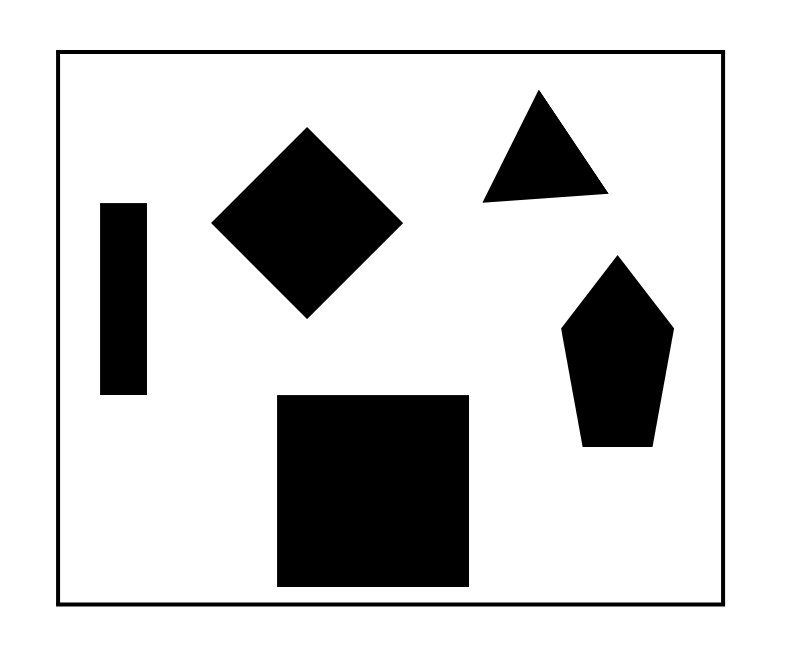
#> input picture Images/S1.png, 792 x 665 px, found by its file name
$ python Convex_D_Final.py
#> lines starting #> are read from the running program, lines starting #| are printed output that depends on the picture; after the words box and inside, x2 and y2 are one past the last pixel; in counts of white or black regions, pixels touching at a corner belong together
import cv2
import numpy as np
import matplotlib.pyplot as plt
from shapely.geometry import Polygon, MultiPolygon, LineString
from shapely.ops import triangulate, unary_union, polygonize
import triangle as tr
import math

def read_image(image_path):
    image = cv2.imread(image_path)
    if image is None:
        raise FileNotFoundError("Error: Image not found!")
    return image

def find_contours(image):
    gray = cv2.cvtColor(image, cv2.COLOR_BGR2GRAY)
    edges = cv2.Canny(gray, 50, 150)
    contours, hierarchy = cv2.findContours(
        edges, cv2.RETR_TREE, cv2.CHAIN_APPROX_SIMPLE
    )
    if not contours or hierarchy is None:
        raise ValueError("No contours found!")
    return contours, hierarchy

def get_largest_contour(contours, hierarchy):
    max_area = 0
    map_boundary = None
    map_boundary_index = None
    for i, contour in enumerate(contours):
        if hierarchy[0][i][3] == -1:
            area = cv2.contourArea(contour)
            if area > max_area:
                max_area = area
                map_boundary = contour
                map_boundary_index = i
    if map_boundary is None:
        raise ValueError("Map boundary not found!")
    return map_boundary, map_boundary_index

def approximate_contour(contour, epsilon_factor=0.005):
    epsilon = epsilon_factor * cv2.arcLength(contour, True)
    approx = cv2.approxPolyDP(contour, epsilon, True)
    return [tuple(pt[0]) for pt in approx]

def sort_vertices_clockwise(vertices):
    centroid = np.mean(vertices, axis=0)
    return sorted(
        vertices, key=lambda v: np.arctan2(v[1] - centroid[1], v[0] - centroid[0])
    )

def is_descendant(contour_index, ancestor_index, hierarchy):
    parent_index = hierarchy[0][contour_index][3]
    while parent_index != -1:
        if parent_index == ancestor_index:
            return True
        parent_index = hierarchy[0][parent_index][3]
    return False

def remove_duplicate_vertices(vertices, threshold=10):
    if not vertices:
        return []

    cleaned_vertices = [vertices[0]]
    for vertex in vertices[1:]:
        last = cleaned_vertices[-1]
        distance = math.hypot(vertex[0] - last[0], vertex[1] - last[1])
        if distance >= threshold:
            cleaned_vertices.append(vertex)
        else:
            cleaned_vertices[-1] = vertex

    if len(cleaned_vertices) > 1:
        first = cleaned_vertices[0]
        last = cleaned_vertices[-1]
        distance = math.hypot(first[0] - last[0], first[1] - last[1])
        if distance < threshold:
            cleaned_vertices.pop()

    return cleaned_vertices

def detect_obstacles(
    contours, hierarchy, map_boundary_index, map_boundary_area, vertices_dict
):
    obstacle_areas = []
    obstacle_count = 1
    for i, contour in enumerate(contours):
        if i == map_boundary_index:
            continue
        if is_descendant(i, map_boundary_index, hierarchy):
            area = cv2.contourArea(contour)
            if abs(area - map_boundary_area) < 20000:
                continue
            if any(abs(area - stored_area) < 1000 for stored_area in obstacle_areas):
                continue
            obstacle_areas.append(area)
            obstacle_vertices = approximate_contour(contour)
            obstacle_vertices = sort_vertices_clockwise(obstacle_vertices)
            obstacle_vertices = remove_duplicate_vertices(obstacle_vertices, threshold=10)
            if len(obstacle_vertices) < 3:
                print(f"Warning: Obstacle {obstacle_count} has less than 3 vertices after cleaning and will be skipped.")
                continue
            vertices_dict[f"Obstacle {obstacle_count}"] = obstacle_vertices
            obstacle_count += 1
    return vertices_dict

def classify_vertex_convexity(vertices):
    n = len(vertices)
    classifications = []
    for i in range(n):
        prev = np.array(vertices[(i - 1) % n])
        curr = np.array(vertices[i])
        next_v = np.array(vertices[(i + 1) % n])
        v1 = curr - prev
        v2 = next_v - curr
        cross_product = np.cross(v1, v2)
        classification = "Convex" if cross_product > 0 else "Concave"
        classifications.append((tuple(curr), classification))
    return classifications

def detect_polygon_orientation(vertices):
    area = 0.0
    n = len(vertices)
    for i in range(n):
        x1, y1 = vertices[i]
        x2, y2 = vertices[(i + 1) % n]
        area += (x1 * y2) - (x2 * y1)
    return area >= 0

def perform_constrained_triangulation(map_boundary_vertices, vertices_dict):
    if not detect_polygon_orientation(map_boundary_vertices):
        map_boundary_vertices = map_boundary_vertices[::-1]
        print("Reversed map boundary vertex order for positive orientation.")

    holes = []
    for key in vertices_dict:
        if key.startswith("Obstacle"):
            obstacle_vertices = vertices_dict[key]
            if detect_polygon_orientation(obstacle_vertices):
                obstacle_vertices = obstacle_vertices[::-1]
                print(f"Reversed {key} vertex order for negative orientation.")
            holes.append(obstacle_vertices)

    segments = []
    points = []
    point_marker_dict = {}
    point_index = 0

    for i, vertex in enumerate(map_boundary_vertices):
        points.append(vertex)
        point_marker_dict[vertex] = point_index
        point_index += 1
    num_boundary_points = len(map_boundary_vertices)
    for i in range(num_boundary_points):
        idx1 = i
        idx2 = (i + 1) % num_boundary_points
        segments.append([idx1, idx2])

    for hole_vertices in holes:
        hole_point_indices = []
        for vertex in hole_vertices:
            if vertex not in point_marker_dict:
                points.append(vertex)
                point_marker_dict[vertex] = point_index
                point_index += 1
            hole_point_indices.append(point_marker_dict[vertex])
        num_hole_points = len(hole_vertices)
        for i in range(num_hole_points):
            idx1 = hole_point_indices[i]
            idx2 = hole_point_indices[(i + 1) % num_hole_points]
            segments.append([idx1, idx2])

    A = dict(vertices=np.array(points), segments=np.array(segments))

    hole_points = []
    for hole_vertices in holes:
        hole_polygon = Polygon(hole_vertices)
        x, y = hole_polygon.representative_point().coords[0]
        hole_points.append([x, y])

    A['holes'] = np.array(hole_points)

    B = tr.triangulate(A, 'p')

    sub_polygons = []
    for tri_indices in B.get('triangles', []):
        coords = [tuple(B['vertices'][idx]) for idx in tri_indices]
        sub_polygons.append(coords)
    return sub_polygons

# [95 lines left out: function visualize_results, not called in this run]
    #print(f"Saved edge midpoints to {edge_midpoints_file_path}")

def detect_and_decompose_map(image_path):
    try:
        image = read_image(image_path)
#> in read_image, image is the input picture: shape (665, 792, 3); min 0, max 255, mean 208.6
        contours, hierarchy = find_contours(image)
#> in find_contours, `edges = cv2.Canny(gray, 50, 150)`:
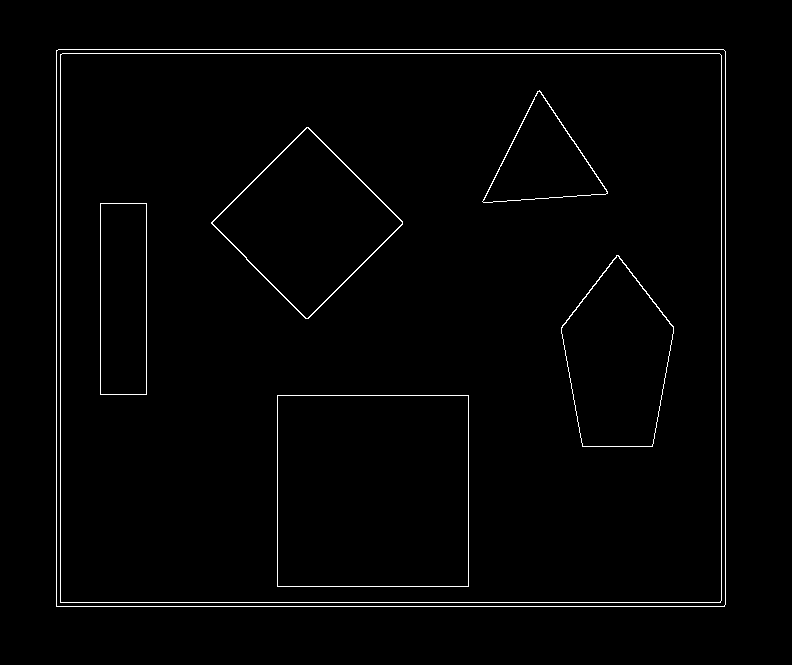
#> edges: shape (665, 792); 1.5% white in thin lines or dots, all inside (x1, y1, x2, y2) = (56, 49, 726, 607)
#> in find_contours, `contours, hierarchy = cv2.findContours( edges, cv2.RETR_TREE, cv2.CHAI..`: contours = 14 contours; largest, box (x1, y1, x2, y2) and area: (56, 49, 726, 607) 372628, (56, 49, 726, 607) 372626, (60, 53, 722, 603) 362884, (60, 53, 722, 603) 362882, (277, 395, 469, 587) 36481

        map_boundary, map_boundary_index = get_largest_contour(contours, hierarchy)
#> the loop in get_largest_contour, `for i, contour in enumerate(contours):` made 14 passes
#> (area, max_area, map_boundary_index) on pass 1: (372628, 372628, 0)
#> after the loop in get_largest_contour, `for i, contour in enumerate(contours):`: map_boundary = contour of 9 points, box (x1, y1, x2, y2) (56, 49, 726, 607), area 372628; map_boundary_index = 0; max_area = 372628
#> map_boundary_index = 0
        map_boundary_vertices = approximate_contour(map_boundary)
#> in approximate_contour, `epsilon = epsilon_factor * cv2.arcLength(contour, True)`: epsilon = 12.25
#> in approximate_contour, `approx = cv2.approxPolyDP(contour, epsilon, True)`: approx = [[56, 50], [56, 606], [724, 606], [723, 49]]
#> map_boundary_vertices = [(56, 50), (56, 606), (724, 606), (723, 49)]
        map_boundary_vertices = sort_vertices_clockwise(map_boundary_vertices)
#> in sort_vertices_clockwise, `centroid = np.mean(vertices, axis=0)`: centroid = [389.8, 327.8]
#> map_boundary_vertices = [(56, 50), (723, 49), (724, 606), (56, 606)]

        vertices_dict = {"Map Boundary": map_boundary_vertices}
#> vertices_dict = {'Map Boundary': [(56, 50), (723, 49), (724, 606), (56, 606)]}
        map_boundary_area = cv2.contourArea(map_boundary)
#> map_boundary_area = 372628

        vertices_dict = detect_obstacles(
            contours, hierarchy, map_boundary_index, map_boundary_area, vertices_dict
        )
#> the loop in detect_obstacles, `for i, contour in enumerate(contours):` made 14 passes
#> (area, epsilon in approximate_contour, approx in approximate_contour, obstacle_vertices, centroid in sort_vertices_clockwise, distance in remove_duplicate_vertices) on passes 5, 9, 11: (36481, 3.82, [[277, 395], [277, 586], [468, 586], [468, 395]], [(277, 395), (468, 395), (468, 586), (277, 586)], [372.5, 490.5], 191), (8786, 2.37, [[100, 203], [100, 394], [146, 394], [146, 203]], [(100, 203), (146, 203), (146, 394), (100, 394)], [123, 298.5], 191), (18679.5, 2.72, [[306, 127], [211, 223], [308, 318], [402, 221]], [(306, 127), (402, 221), (308, 318), (211, 223)], [306.8, 222.2], 135.1)
#> after the loop in detect_obstacles, `for i, contour in enumerate(contours):`: obstacle_areas = [36481, 15011, 8786, 18679.5, 6948]; obstacle_count = 6; vertices_dict = 6 items
#> vertices_dict = 6 items

        convexity_results = {}
        for key, vertices in vertices_dict.items():
            convexity_results[key] = classify_vertex_convexity(vertices)
#> this loop made 6 passes
#> (key, vertices, n in classify_vertex_convexity) on passes 1 to 5: ('Map Boundary', [(56, 50), (723, 49), (724, 606), (56, 606)], 4), ('Obstacle 1', [(277, 395), (468, 395), (468, 586), (277, 586)], 4), ('Obstacle 2', [(561, 327), (616, 255), (673, 326), (652, 446), (582, 446)], 5), ('Obstacle 3', [(100, 203), (146, 203), (146, 394), (100, 394)], 4), ('Obstacle 4', [(306, 127), (402, 221), (308, 318), (211, 223)], 4)
#> after the loop, convexity_results = 6 items

        print("\n=== Map Boundary and Obstacles Vertices ===")
        for key, vertices in vertices_dict.items():
            print(f"\n{key} Vertices ({len(vertices)} points):")
            for idx, vertex in enumerate(vertices, start=1):
                print(f"  Vertex {idx}: {vertex}")
#> this loop made 6 passes
#> (key, vertices) on passes 1 to 5: ('Map Boundary', [(56, 50), (723, 49), (724, 606), (56, 606)]), ('Obstacle 1', [(277, 395), (468, 395), (468, 586), (277, 586)]), ('Obstacle 2', [(561, 327), (616, 255), (673, 326), (652, 446), (582, 446)]), ('Obstacle 3', [(100, 203), (146, 203), (146, 394), (100, 394)]), ('Obstacle 4', [(306, 127), (402, 221), (308, 318), (211, 223)])
#> (printed output is left out)

        sub_polygons = perform_constrained_triangulation(map_boundary_vertices, vertices_dict)
#> in detect_polygon_orientation, `n = len(vertices)`: n = 4
#> the loop in detect_polygon_orientation, `for i in range(n):` made 4 passes
#> (x1, y1, x2, y2, area) on passes 1 to 4: (56, 50, 723, 49, -33406), (723, 49, 724, 606, 369256), (724, 606, 56, 606, 774064), (56, 606, 56, 50, 742928)
#> after the loop in detect_polygon_orientation, `for i in range(n):`: area = 742928
#> in perform_constrained_triangulation, `holes = []`: holes = []
#> the loop in perform_constrained_triangulation, `for key in vertices_dict:` made 6 passes
#> (key, obstacle_vertices, n in detect_polygon_orientation) on passes 2 to 6: ('Obstacle 1', [(277, 586), (468, 586), (468, 395), (277, 395)], 4), ('Obstacle 2', [(582, 446), (652, 446), (673, 326), (616, 255), (561, 327)], 5), ('Obstacle 3', [(100, 394), (146, 394), (146, 203), (100, 203)], 4), ('Obstacle 4', [(211, 223), (308, 318), (402, 221), (306, 127)], 4), ('Obstacle 5', [(483, 202), (607, 193), (539, 90)], 3)
#> (printed output is left out)
#> after the loop in perform_constrained_triangulation, `for key in vertices_dict:`: holes = [[(277, 586), (468, 586), (468, 395), (277, 395)], [(582, 446), (652, 446), (673, 326), (616, 255), (561, 327)], [(100, 394), (146, 394), (146, 203), (100, 203)], [(211, 223), (308, 318), (402, 221), (306, 127)], [(483, 202), (607, 193), (539, 90)]]
#> the loop in perform_constrained_triangulation, `for i, vertex in enumerate(map_boundary_vertices):` made 4 passes
#> after the loop in perform_constrained_triangulation, `for i, vertex in enumerate(map_boundary_vertices):`: point_index = 4; point_marker_dict = {(56, 50): 0, (723, 49): 1, (724, 606): 2, (56, 606): 3}; points = [(56, 50), (723, 49), (724, 606), (56, 606)]
#> in perform_constrained_triangulation, `num_boundary_points = len(map_boundary_vertices)`: num_boundary_points = 4
#> the loop in perform_constrained_triangulation, `for i in range(num_boundary_points):` made 4 passes
#> idx2 on passes 1 to 4: 1, 2, 3, 0
#> after the loop in perform_constrained_triangulation, `for i in range(num_boundary_points):`: segments = [[0, 1], [1, 2], [2, 3], [3, 0]]
#> the loop in perform_constrained_triangulation, `for hole_vertices in holes:` made 5 passes
#> (hole_vertices, num_hole_points) on passes 1 to 5: ([(277, 586), (468, 586), (468, 395), (277, 395)], 4), ([(582, 446), (652, 446), (673, 326), (616, 255), (561, 327)], 5), ([(100, 394), (146, 394), (146, 203), (100, 203)], 4), ([(211, 223), (308, 318), (402, 221), (306, 127)], 4), ([(483, 202), (607, 193), (539, 90)], 3)
#> after the loop in perform_constrained_triangulation, `for hole_vertices in holes:`: point_index = 24; point_marker_dict = 24 items; points = [(56, 50), (723, 49), (724, 606), (56, 606), (277, 586), (468, 586), (468, 395), (277, 395), (582, 446), (652, 446), (673, 326), (616, 255), (561, 327), (100, 394), (146, 394), (146, 203), (100, 203), (211, 223), (308, 318), (402, 221), (306, 127), (483, 202), (607, 193), (539, 90)]; segments = [[0, 1], [1, 2], [2, 3], [3, 0], [4, 5], [5, 6], [6, 7], [7, 4], [8, 9], [9, 10], [10, 11], [11, 12], [12, 8], [13, 14], [14, 15], [15, 16], [16, 13], [17, 18], [18, 19], [19, 20], [20, 17], [21, 22], [22, 23], [23, 21]]
#> in perform_constrained_triangulation, `A = dict(vertices=np.array(points), segments=np.array(segments))`: A = 2 items
#> the loop in perform_constrained_triangulation, `for hole_vertices in holes:` made 5 passes
#> (hole_vertices, x, y) on passes 1 to 5: ([(277, 586), (468, 586), (468, 395), (277, 395)], 372.5, 490.5), ([(582, 446), (652, 446), (673, 326), (616, 255), (561, 327)], 617, 386.5), ([(100, 394), (146, 394), (146, 203), (100, 203)], 123, 298.5), ([(211, 223), (308, 318), (402, 221), (306, 127)], 306.5, 222), ([(483, 202), (607, 193), (539, 90)], 543.1, 141.5)
#> after the loop in perform_constrained_triangulation, `for hole_vertices in holes:`: hole_points = [[372.5, 490.5], [617, 386.5], [123, 298.5], [306.5, 222], [543.1, 141.5]]
        with open('Output/sub_polygons.txt', 'w') as f:
            print("\n=== Decomposed into the following convex sub-polygons (triangles) ===", file=f)
            for idx, poly in enumerate(sub_polygons, start=1):
                line = f"Sub-polygon {idx}: {poly}"
                print(line)
                f.write(line + '\n')

        visualize_results(
            image, vertices_dict, convexity_results, sub_polygons, save_dir="output", show_convexity=True
        )

        print("\n=== Decomposed into the following convex sub-polygons (triangles) ===")
        for idx, poly in enumerate(sub_polygons, start=1):
            print(f"Sub-polygon {idx}: {poly}")

    except Exception as e:
        print(str(e))

image_path = "Images/S1.png"
detect_and_decompose_map(image_path)
#> (the call stopped at in perform_constrained_triangulation, `B = tr.triangulate(A, 'p')`: triangle is not available in this run)
